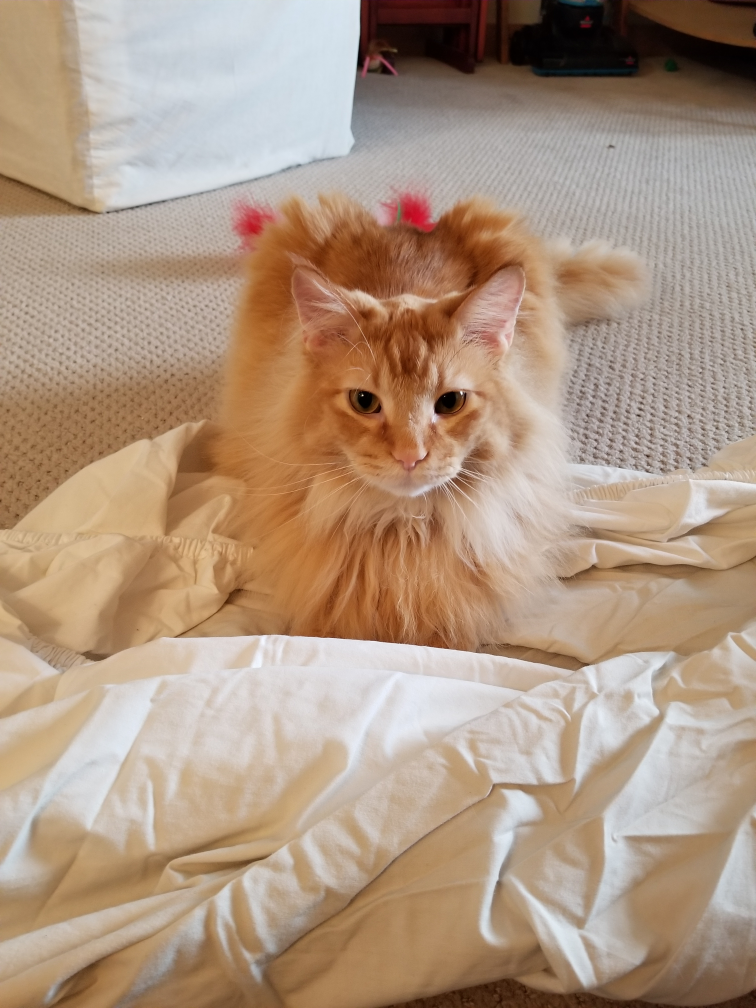
#> input picture Floofers.jpg, 3024 x 4032 px (shown at 1/4 size); the run also reads 1 picture not shown here
$ python imageAnalysis.py
#> lines starting #> are read from the running program, lines starting #| are printed output that depends on the picture
import numpy as np
import cv2
from PIL import Image

img1 = cv2.imread('Floofers.jpg', cv2.IMREAD_COLOR)
#> img1 is the input picture: shape (4032, 3024, 3); mean B, G, R 129.6, 150.1, 174.2
img2 = cv2.imread('KingFloof.jpg', cv2.IMREAD_COLOR)
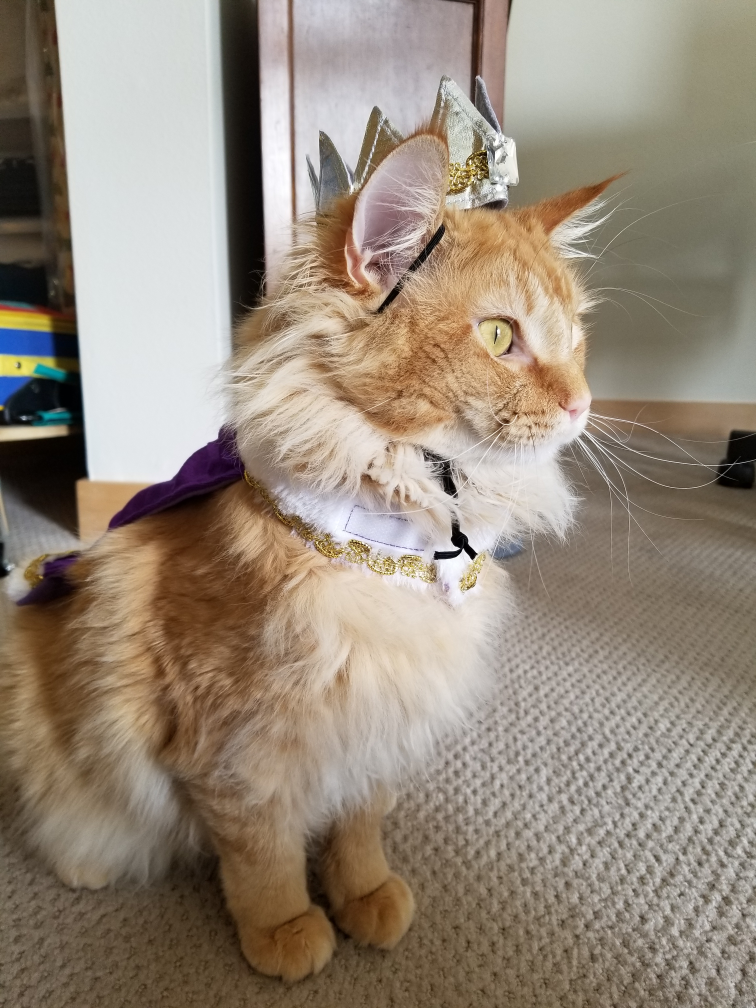
#> input picture KingFloof.jpg, 3024 x 4032 px (shown at 1/4 size)
#> img2 is the input picture: shape (4032, 3024, 3); mean B, G, R 122.6, 137.3, 150.1

#blank = Image.new('RGB', (604, 806), color = 'white')
#blank.save('white.jpg')
white = cv2.imread('white.jpg', cv2.IMREAD_COLOR)


while(True):
    #resize the super large Floofers image
    #original details are Size: 3.21MB Resolution: 4032x3024
    #scaled Resolution: 806x604
    scale_percent = 20 # percent of original size
    width1 = int(img1.shape[1] * scale_percent / 100)
#> width1 = 604
    width2 = int(img2.shape[1] * scale_percent / 100)
#> width2 = 604
    height1 = int(img1.shape[0] * scale_percent / 100)
#> height1 = 806
    height2 = int(img2.shape[0] * scale_percent / 100)
#> height2 = 806
    dim1 = (width1, height1)
#> dim1 = (604, 806)
    dim2 = (width2, height2)
#> dim2 = (604, 806)
    # resize image
    resized1 = cv2.resize(img1, dim1, interpolation = cv2.INTER_AREA)
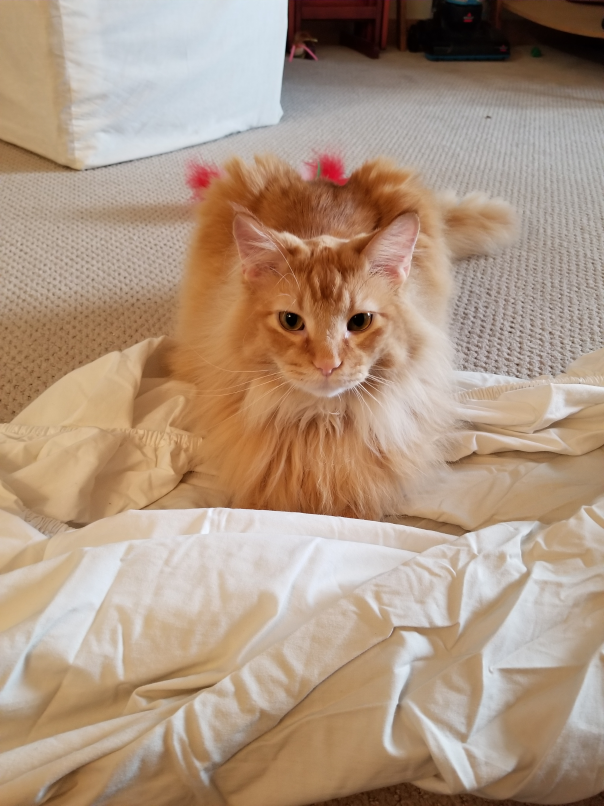
#> resized1: shape (806, 604, 3); mean B, G, R 129.6, 150.1, 174.2
    resized2 = cv2.resize(img2, dim2, interpolation = cv2.INTER_AREA)
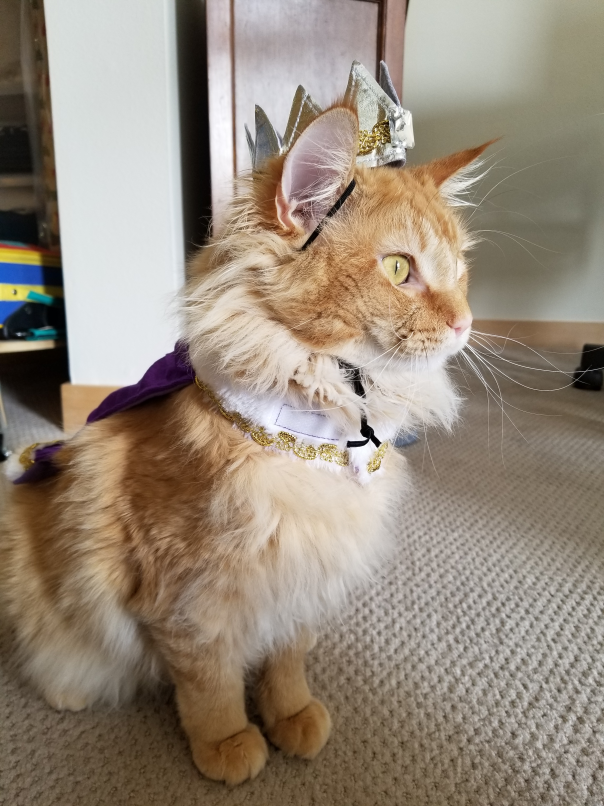
#> resized2: shape (806, 604, 3); mean B, G, R 122.6, 137.3, 150.1

    #get sub-image of img1(Floofers)
    roi_img1 = resized1[150:500, 180:450]
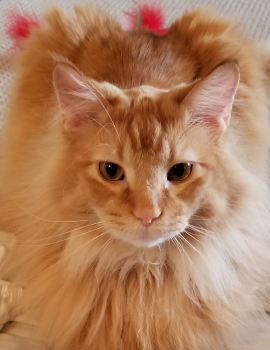
#> roi_img1: shape (350, 270, 3); mean B, G, R 93.6, 127.3, 176.1

    #paste floofers onto white image in bottom left corner
    #image[height_range, width_range]
    white[456:806, 0:270] = roi_img1
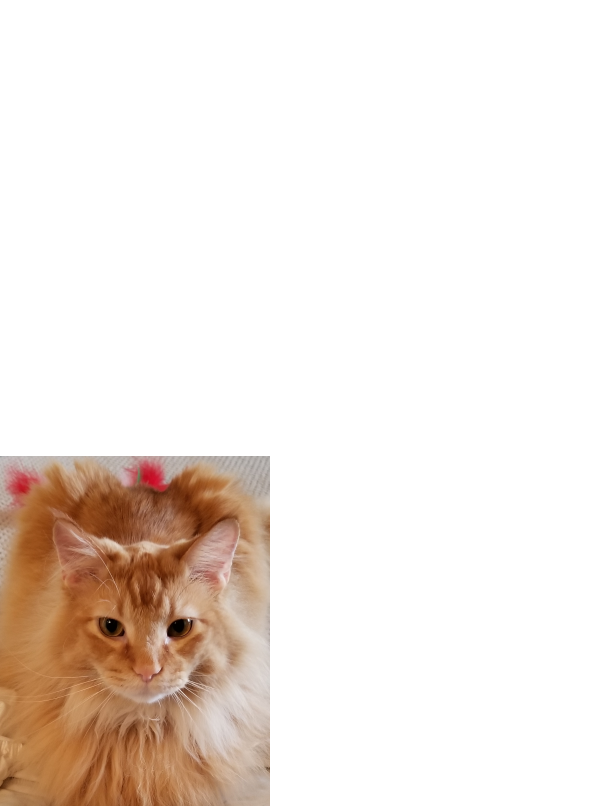
#> white: shape (806, 604, 3); mean B, G, R 223.7, 230.2, 239.7

    # Display the resulting image
    cv2.imshow('Floofers', resized1)
    cv2.imshow('roi', roi_img1)
    cv2.imshow('KingFloof', resized2)
    cv2.imshow('White', white)

    #add images together
    weighted = cv2.addWeighted(white, 0.7, resized2, 0.3, 0)
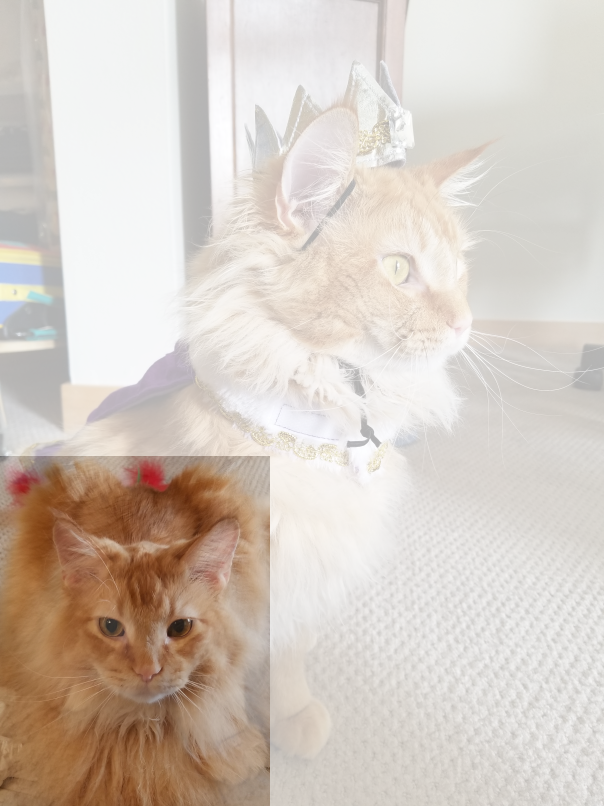
#> weighted: shape (806, 604, 3); mean B, G, R 193.4, 202.3, 212.8
    cv2.imshow('Weighted', weighted)

    if cv2.waitKey(1) & 0xFF == ord('q'):
#> (key q is pressed here)
        break

cv2.destroyAllWindows()
